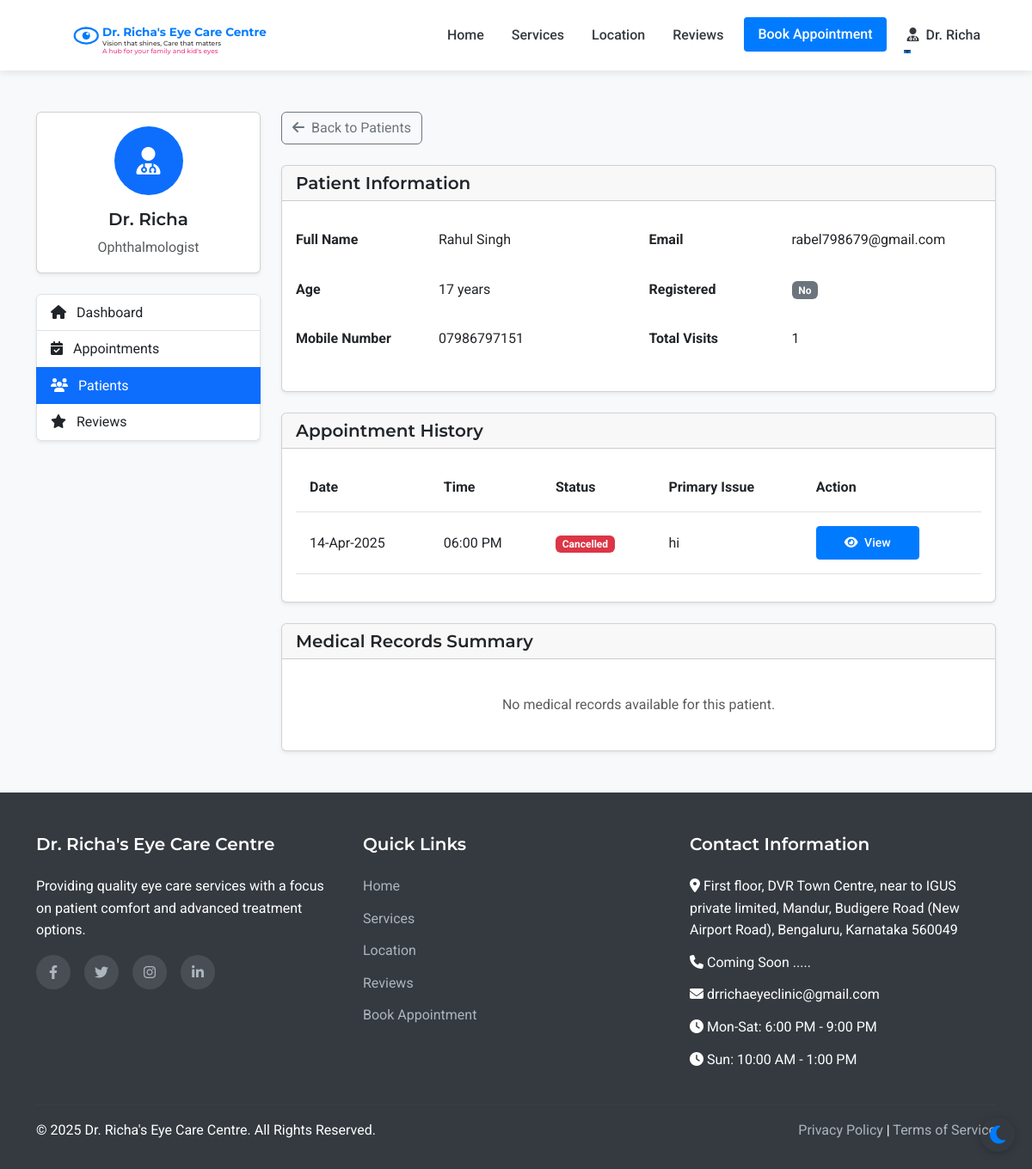
/admin/patient/1 (signed in), run on an earlier commit of the app's database.
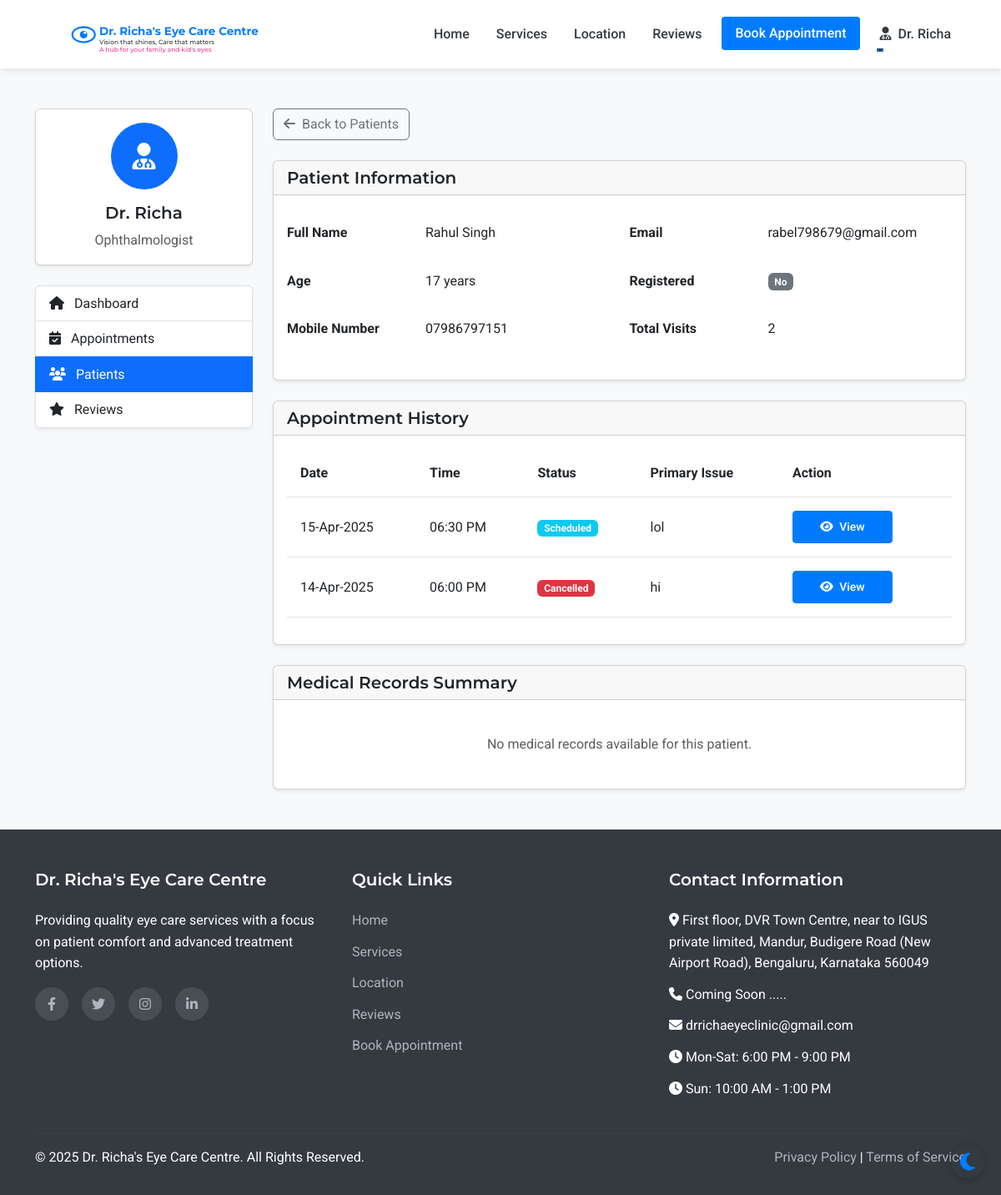
And on a later commit of the database.
### models.py (models this page shows, shortened)
class Appointment(db.Model):
    id = db.Column(db.Integer, primary_key=True)
    patient_id = db.Column(db.Integer, db.ForeignKey('patient.id'), nullable=False)
    appointment_date = db.Column(db.Date, nullable=False)
    appointment_time = db.Column(db.Time, nullable=False)
    primary_issue = db.Column(db.Text, nullable=True)
    referral_info = db.Column(db.String(255), nullable=True)
    status = db.Column(db.String(20), default='scheduled')  # scheduled, completed, cancelled
    created_at = db.Column(db.DateTime, default=datetime.utcnow)
    consultation_fee = db.Column(db.Float, nullable=False, default=500.0)
    payment_status = db.Column(db.String(20), default='pending')  # pending, paid

### routes.py (the view)
@app.route('/admin/patient/<int:patient_id>')
@login_required
def admin_patient_view(patient_id):
    if not (isinstance(current_user, Admin) or isinstance(current_user, Assistant) or isinstance(current_user, Doctor)):
        flash('Access denied. Staff privileges required.', 'danger')
        return redirect(url_for('index'))
    patient = Patient.query.get_or_404(patient_id)
    appointments = Appointment.query.filter_by(patient_id=patient_id).order_by(desc(Appointment.appointment_date)).all()
    return render_template('admin/patient_view.html', patient=patient, appointments=appointments)

### app.py (called while the page is built)
@login_manager.user_loader
def load_user(user_id):
    from models import Doctor, Assistant, Admin, Patient
    try:
        if user_id.startswith('doctor_'):
            return Doctor.query.get(int(user_id.split('_')[1]))
        elif user_id.startswith('assistant_'):
            return Assistant.query.get(int(user_id.split('_')[1]))
        elif user_id.startswith('admin_'):
            return Admin.query.get(int(user_id.split('_')[1]))
        else:
            return Patient.query.get(int(user_id))
    except (ValueError, AttributeError):
        return None

### routes.py (called while the page is built)
@app.context_processor
def inject_now():
    return {'now': datetime.now()}

### templates/admin/patient_view.html (shortened to what the changed rows need)
{% extends 'layout.html' %}
{% block content %}
<section class="py-5 bg-light">
    <div class="container">
        <div class="row">
            <div class="col-lg-9">
                <div class="card shadow-sm mb-4">
                    <div class="card-body">
                        <div class="row">
                            <div class="col-md-6">
                                <table class="table table-borderless">
                                    <tr>
                                        <th class="ps-0" style="width: 150px;">Full Name</th>
                                    </tr>
                                    <tr>
                                        <th class="ps-0">Age</th>
                                    </tr>
                                    <tr>
                                        <th class="ps-0">Mobile Number</th>
                                    </tr>
                                </table>
                            </div>
                            <div class="col-md-6">
                                <table class="table table-borderless">
                                    <tr>
                                        <th class="ps-0" style="width: 150px;">Email</th>
                                    </tr>
                                    <tr>
                                        <th class="ps-0">Registered</th>
                                    </tr>
                                    <tr>
                                        <th class="ps-0">Total Visits</th>
                                        <td>{{ patient.appointments|length }}</td>
                                    </tr>
                                </table>
                            </div>
                        </div>
                    </div>
                </div>
                <div class="card shadow-sm mb-4">
                    <div class="card-body">
                        {% if patient.appointments %}
                            <div class="table-responsive">
                                <table class="table table-hover">
                                    <thead>
                                        <tr>
                                            <th>Date</th>
                                            <th>Time</th>
                                            <th>Status</th>
                                            <th>Primary Issue</th>
                                            <th>Action</th>
                                        </tr>
                                    </thead>
                                    <tbody>
                                        {% for appointment in patient.appointments|sort(attribute='appointment_date', reverse=true) %}
                                            <tr>
                                                <td>{{ appointment.appointment_date.strftime('%d-%b-%Y') }}</td>
                                                <td>{{ appointment.appointment_time.strftime('%I:%M %p') }}</td>
                                                <td>
                                                    {% if appointment.status == 'scheduled' %}
                                                        <span class="badge bg-info">Scheduled</span>
                                                    {% elif appointment.status == 'completed' %}
                                                        <span class="badge bg-success">Completed</span>
                                                    {% elif appointment.status == 'cancelled' %}
                                                        <span class="badge bg-danger">Cancelled</span>
                                                    {% endif %}
                                                </td>
                                                <td>{{ appointment.primary_issue or 'Not specified' }}</td>
                                                <td>
                                                    <div class="btn-group" role="group">
                                                        <a href="{{ url_for('admin_appointment_view', appointment_id=appointment.id) }}" class="btn btn-sm btn-primary me-2">
                                                            <i class="fas fa-eye me-1"></i> View
                                                        </a>
                                                    </div>
                                                </td>
                                            </tr>
                                        {% endfor %}
                                    </tbody>
                                </table>
                            </div>
                        {% else %}
                            <div class="text-center p-4">
                                <p class="text-muted mb-0">No appointment history for this patient.</p>
                            </div>
                        {% endif %}
                    </div>
                </div>
                        {% set has_records = false %}
                        {% for appointment in patient.appointments %}
                            {% if appointment.medical_record %}
                                {% set has_records = true %}
                            {% endif %}
                        {% endfor %}
            </div>
        </div>
    </div>
</section>
{% endblock %}

What changed in the data, as far as the page shows it:
added Appointment: appointment_date "15-Apr-2025", appointment_time "06:30 PM", status "Scheduled", primary_issue "lol"
Also different on the page:
{{ patient.appointments|length }}: "1" → "2"
